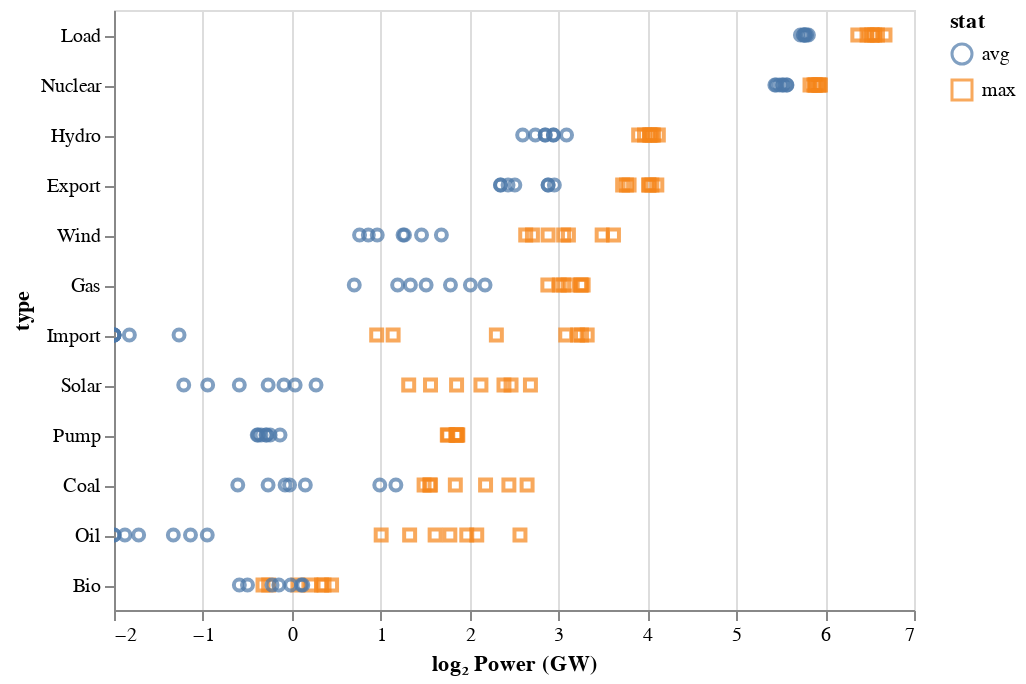

Notebook source saved alongside this figure:
### Code cell
alt.Chart(stats_yl).mark_point().encode(
    x=alt.X('log2', 
        scale = alt.Scale(
            domain=(-2,7),
            clamp=True # nice for interactive charts. otherwise, clip=True may be better
        ),
        axis=alt.Axis(title='log₂ Power (GW)')
    ),
    y=alt.Y('type', sort=sorted_types),
    color='stat',
    shape='stat',
    tooltip=['year', 'value']
).interactive()

### Figure 1 — Vega-Lite specification as saved in the notebook (floating-point values rounded to 4 significant figures; data arrays with more than 128 entries replaced by an {"elided": "..."} marker saying what was removed)
{"$schema": "https://vega.github.io/schema/vega-lite/v3.4.0.json", "config": {"mark": {"tooltip": null}, "view": {"height": 300, "width": 400}}, "data": {"name": "data-bdfe554aa52ee3a567769044a9ab6a49"}, "datasets": {"data-bdfe554aa52ee3a567769044a9ab6a49": {"elided": "168 records"}}, "encoding": {"color": {"field": "stat", "type": "nominal"}, "shape": {"field": "stat", "type": "nominal"}, "tooltip": [{"field": "year", "type": "quantitative"}, {"field": "value", "type": "quantitative"}], "x": {"axis": {"title": "log₂ Power (GW)"}, "field": "log2", "scale": {"clamp": true, "domain": [-2, 7]}, "type": "quantitative"}, "y": {"field": "type", "sort": ["Load", "Nuclear", "Hydro", "Export", "Wind", "Gas", "Import", "Solar", "Pump", "Coal", "Oil", "Bio"], "type": "nominal"}}, "mark": "point", "selection": {"selector087": {"bind": "scales", "encodings": ["x", "y"], "type": "interval"}}}
